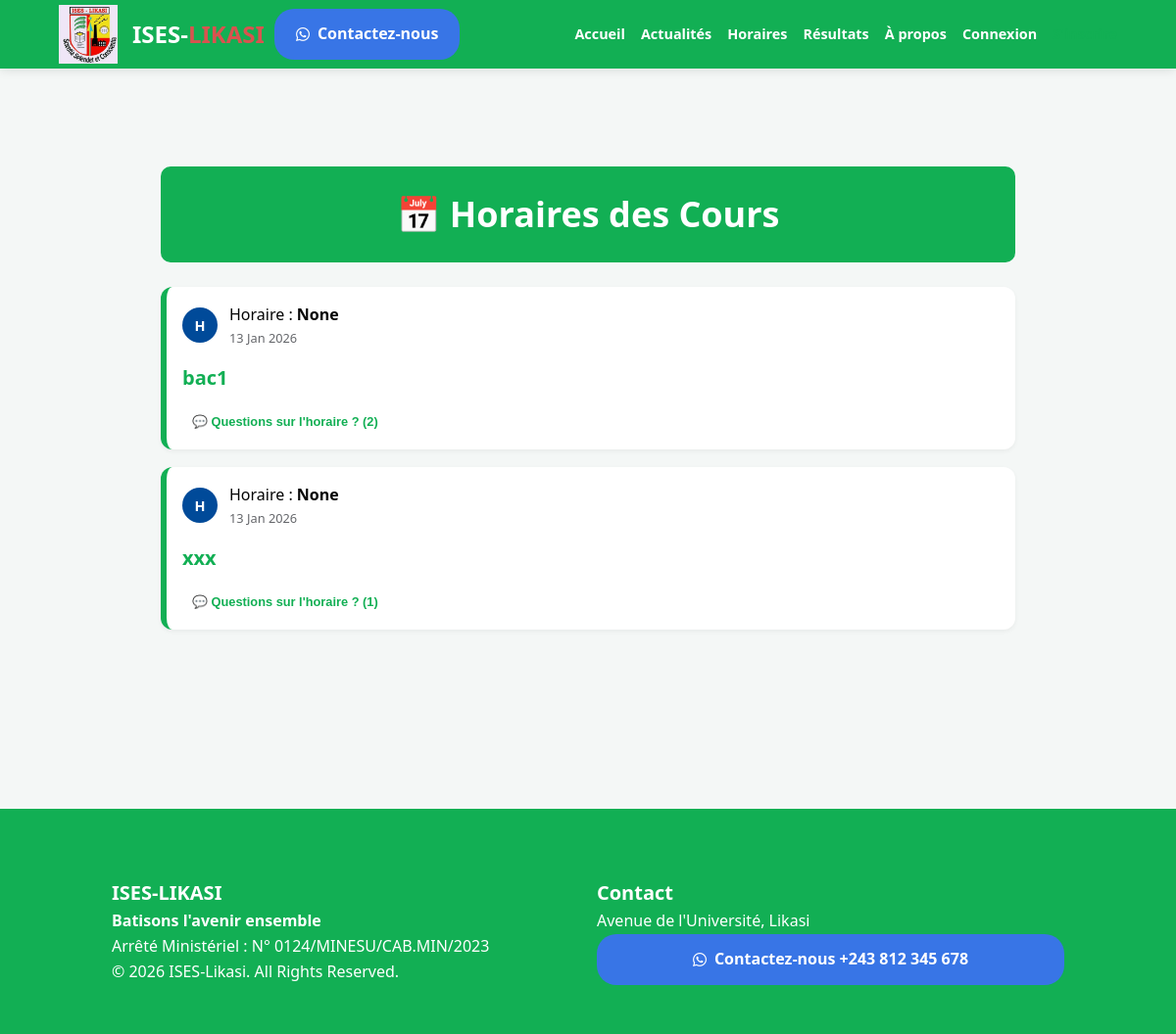
The app's page /schedules/, older data.
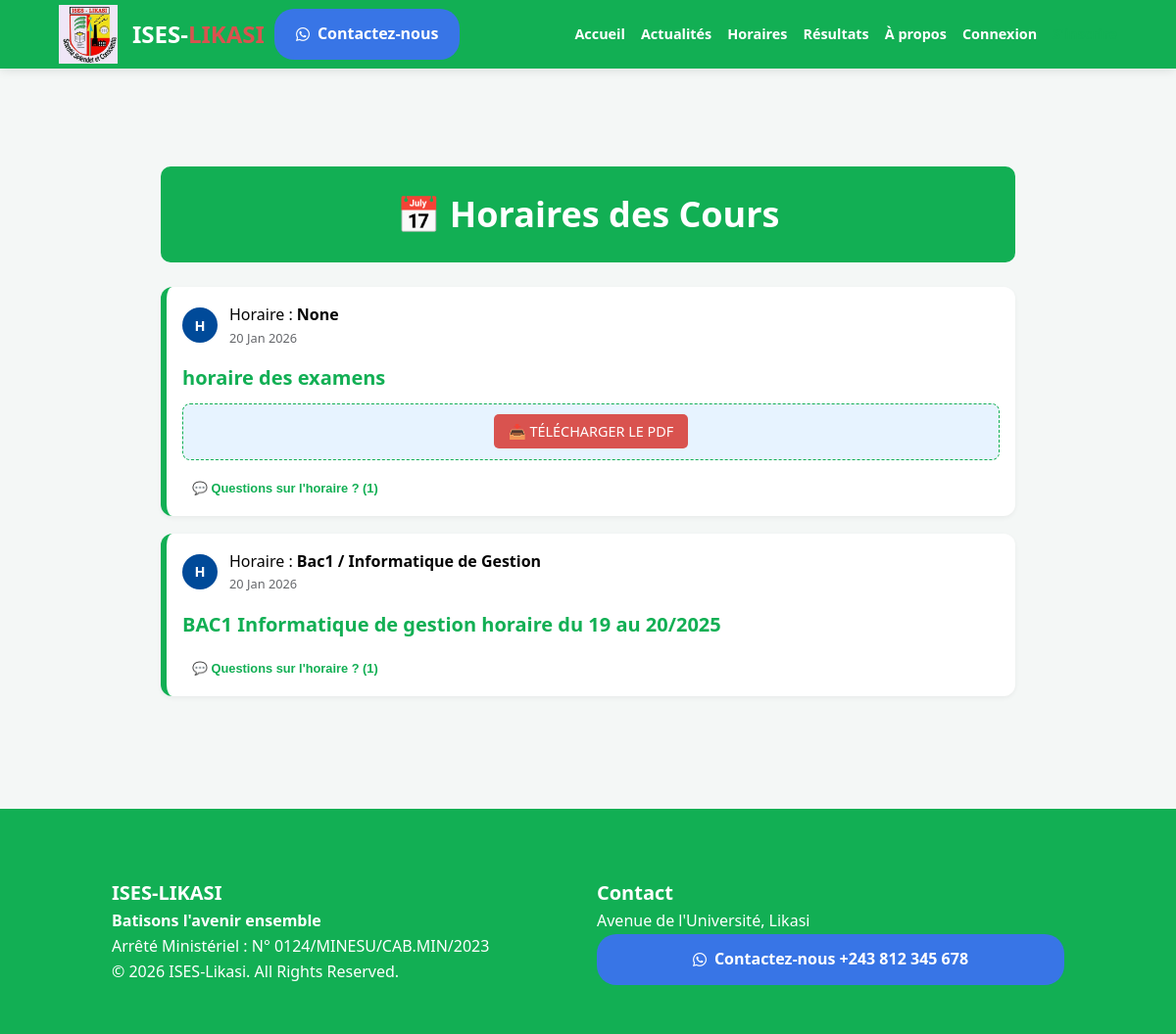
The same page, newer data.
### portal/models.py (models this page shows, shortened)
class Post(models.Model):
    POST_TYPES = (
        ('GENERAL', 'Publication Générale'),
        ('NEWS', 'Communiqué Officiel'),
        ('SCHEDULE', 'Horaire de Cours'),
    )
    author = models.ForeignKey(User, on_delete=models.CASCADE)
    post_type = models.CharField(max_length=10, choices=POST_TYPES, default='GENERAL')
    title = models.CharField(max_length=200)
    content = models.TextField()
    promotion = models.ForeignKey(Promotion, on_delete=models.CASCADE, blank=True, null=True)
    image = models.ImageField(upload_to='posts/', blank=True, null=True)
    video = models.FileField(upload_to='videos/', blank=True, null=True)
    document_pdf = models.FileField(upload_to='documents/', blank=True, null=True)
    created_at = models.DateTimeField(auto_now_add=True)
    likes = models.ManyToManyField(User, related_name='post_likes', blank=True)

class Promotion(models.Model):
    name = models.CharField(max_length=100)
    department = models.ForeignKey(Department, on_delete=models.CASCADE, related_name="promotions")
    def __str__(self):
        return f"{self.name} / {self.department.name}"

class Department(models.Model):
    name = models.CharField(max_length=100)
    description = models.TextField(blank=True, null=True)
    image = models.ImageField(upload_to='departments/', blank=True, null=True)

### portal/views.py (the view)
# urls.py: path('schedules/', views.schedules_view, name='schedules'),
def schedules_view(request):
    posts = Post.objects.filter(post_type='SCHEDULE').order_by('-created_at')
    return render(request, 'portal/schedules.html', {'posts': posts})

### portal/templates/portal/schedules.html (shortened to what this page needs)
{% extends 'portal/base.html' %}
{% block content %}
<div class="feed-container">
    <div class="page-header-box" style="background: var(--blue); color: white; padding: 20px; border-radius: 10px; margin-bottom: 25px; text-align: center;">
        <h1>📅 Horaires des Cours</h1>
    </div>
    {% for post in posts %}
    <div class="post-card" style="border-left: 6px solid var(--blue);">
        <div class="post-header-meta">
            <div class="fb-avatar">H</div>
            <div class="post-info">
                <span class="post-author-name">Horaire : <strong>{{ post.promotion }}</strong></span>
                <span class="post-date">{{ post.created_at|date:"d M Y" }}</span>
            </div>
        </div>
        <div class="post-content">
            <h2 class="post-title">{{ post.title }}</h2>
            {% if post.document_pdf %}
            <div class="schedule-download-box" style="background: #e7f3ff; border: 1px dashed var(--blue); padding: 15px; border-radius: 8px; text-align: center;">
                <a href="{{ post.document_pdf.url }}" class="btn-pdf-download" target="_blank">📥 TÉLÉCHARGER LE PDF</a>
            </div>
            {% endif %}
        </div>
        <div class="fb-comments-wrapper" style="margin-top: 15px;">
            <button type="button" class="interaction-btn" onclick="toggleComments('{{ post.id }}')" style="font-size: 0.8rem; color: var(--blue);">
                💬 Questions sur l'horaire ? ({{ post.comments.count }})
            </button>
        </div>
    </div>
    {% endfor %}
</div>
{% endblock %}

Row changes from the older to the newer data that the page shows:
removed Post: promotion "None", created_at "13 Jan 2026", title "bac1", comments.count "2"
removed Post: promotion "None", created_at "13 Jan 2026", title "xxx", comments.count "1"
added Post: promotion "None", created_at "20 Jan 2026", title "horaire des examens", comments.count "1"
added Post: promotion "Bac1 / Informatique de Gestion", created_at "20 Jan 2026", title "BAC1 Informatique de gestion horaire du 19 au 20/2025", comments.count "1"
